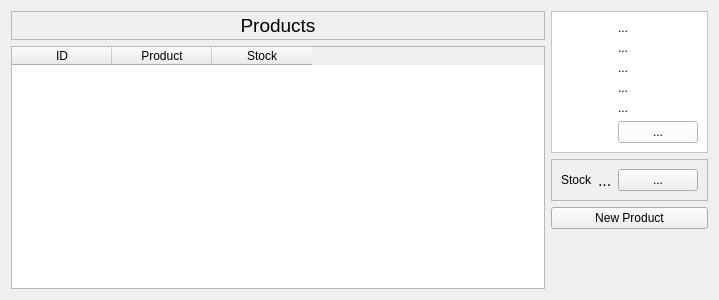
<?xml version="1.0" encoding="UTF-8"?>
<ui version="4.0">
 <class>Form</class>
 <widget class="QWidget" name="Form">
  <property name="geometry">
   <rect>
    <x>0</x>
    <y>0</y>
    <width>719</width>
    <height>300</height>
   </rect>
  </property>
  <property name="windowTitle">
   <string>Form</string>
  </property>
  <layout class="QHBoxLayout" name="horizontalLayout" stretch="0,0">
   <item>
    <layout class="QVBoxLayout" name="verticalLayout">
     <item>
      <widget class="QLabel" name="label">
       <property name="font">
        <font>
         <pointsize>14</pointsize>
        </font>
       </property>
       <property name="styleSheet">
        <string notr="true">padding:2px;</string>
       </property>
       <property name="frameShape">
        <enum>QFrame::StyledPanel</enum>
       </property>
       <property name="text">
        <string>Products</string>
       </property>
       <property name="alignment">
        <set>Qt::AlignCenter</set>
       </property>
      </widget>
     </item>
     <item>
      <widget class="QTableWidget" name="productsTable">
       <property name="selectionMode">
        <enum>QAbstractItemView::SingleSelection</enum>
       </property>
       <property name="selectionBehavior">
        <enum>QAbstractItemView::SelectRows</enum>
       </property>
       <attribute name="verticalHeaderVisible">
        <bool>false</bool>
       </attribute>
       <column>
        <property name="text">
         <string>ID</string>
        </property>
       </column>
       <column>
        <property name="text">
         <string>Product</string>
        </property>
       </column>
       <column>
        <property name="text">
         <string>Stock</string>
        </property>
       </column>
      </widget>
     </item>
    </layout>
   </item>
   <item>
    <layout class="QVBoxLayout" name="verticalLayout_2">
     <item>
      <widget class="QFrame" name="frame">
       <property name="styleSheet">
        <string notr="true">background-color:white;</string>
       </property>
       <property name="frameShape">
        <enum>QFrame::StyledPanel</enum>
       </property>
       <property name="frameShadow">
        <enum>QFrame::Raised</enum>
       </property>
       <layout class="QHBoxLayout" name="horizontalLayout_2">
        <item>
         <widget class="QLabel" name="label_2">
          <property name="styleSheet">
           <string notr="true">image: url(:/newPrefix/products.png);</string>
          </property>
          <property name="text">
           <string/>
          </property>
         </widget>
        </item>
        <item>
         <layout class="QVBoxLayout" name="verticalLayout_3">
          <item>
           <widget class="QLabel" name="productIdLabel">
            <property name="text">
             <string>...</string>
            </property>
           </widget>
          </item>
          <item>
           <widget class="QLabel" name="productNameLabel">
            <property name="text">
             <string>...</string>
            </property>
           </widget>
          </item>
          <item>
           <widget class="QLabel" name="productBrandLabel">
            <property name="text">
             <string>...</string>
            </property>
           </widget>
          </item>
          <item>
           <widget class="QLabel" name="productBarcodeLabel">
            <property name="text">
             <string>...</string>
            </property>
           </widget>
          </item>
          <item>
           <widget class="QLabel" name="productDescriptionLabel">
            <property name="text">
             <string>...</string>
            </property>
           </widget>
          </item>
          <item>
           <widget class="QPushButton" name="editProductButton">
            <property name="focusPolicy">
             <enum>Qt::NoFocus</enum>
            </property>
            <property name="text">
             <string>...</string>
            </property>
           </widget>
          </item>
         </layout>
        </item>
       </layout>
      </widget>
     </item>
     <item>
      <widget class="QFrame" name="frame_2">
       <property name="frameShape">
        <enum>QFrame::StyledPanel</enum>
       </property>
       <property name="frameShadow">
        <enum>QFrame::Raised</enum>
       </property>
       <layout class="QGridLayout" name="gridLayout">
        <item row="0" column="1">
         <widget class="QLabel" name="productQuantityLabel">
          <property name="font">
           <font>
            <pointsize>12</pointsize>
           </font>
          </property>
          <property name="text">
           <string>...</string>
          </property>
         </widget>
        </item>
        <item row="0" column="0">
         <widget class="QLabel" name="label_8">
          <property name="text">
           <string>Stock</string>
          </property>
         </widget>
        </item>
        <item row="0" column="2">
         <widget class="QPushButton" name="addProductStockButton">
          <property name="text">
           <string>...</string>
          </property>
         </widget>
        </item>
       </layout>
      </widget>
     </item>
     <item>
      <widget class="QPushButton" name="newProductButton">
       <property name="text">
        <string>New Product</string>
       </property>
      </widget>
     </item>
     <item>
      <spacer name="verticalSpacer">
       <property name="orientation">
        <enum>Qt::Vertical</enum>
       </property>
       <property name="sizeHint" stdset="0">
        <size>
         <width>20</width>
         <height>40</height>
        </size>
       </property>
      </spacer>
     </item>
    </layout>
   </item>
  </layout>
 </widget>
 <resources>
  <include location="../../res/rcc/product.qrc"/>
 </resources>
 <connections/>
</ui>
